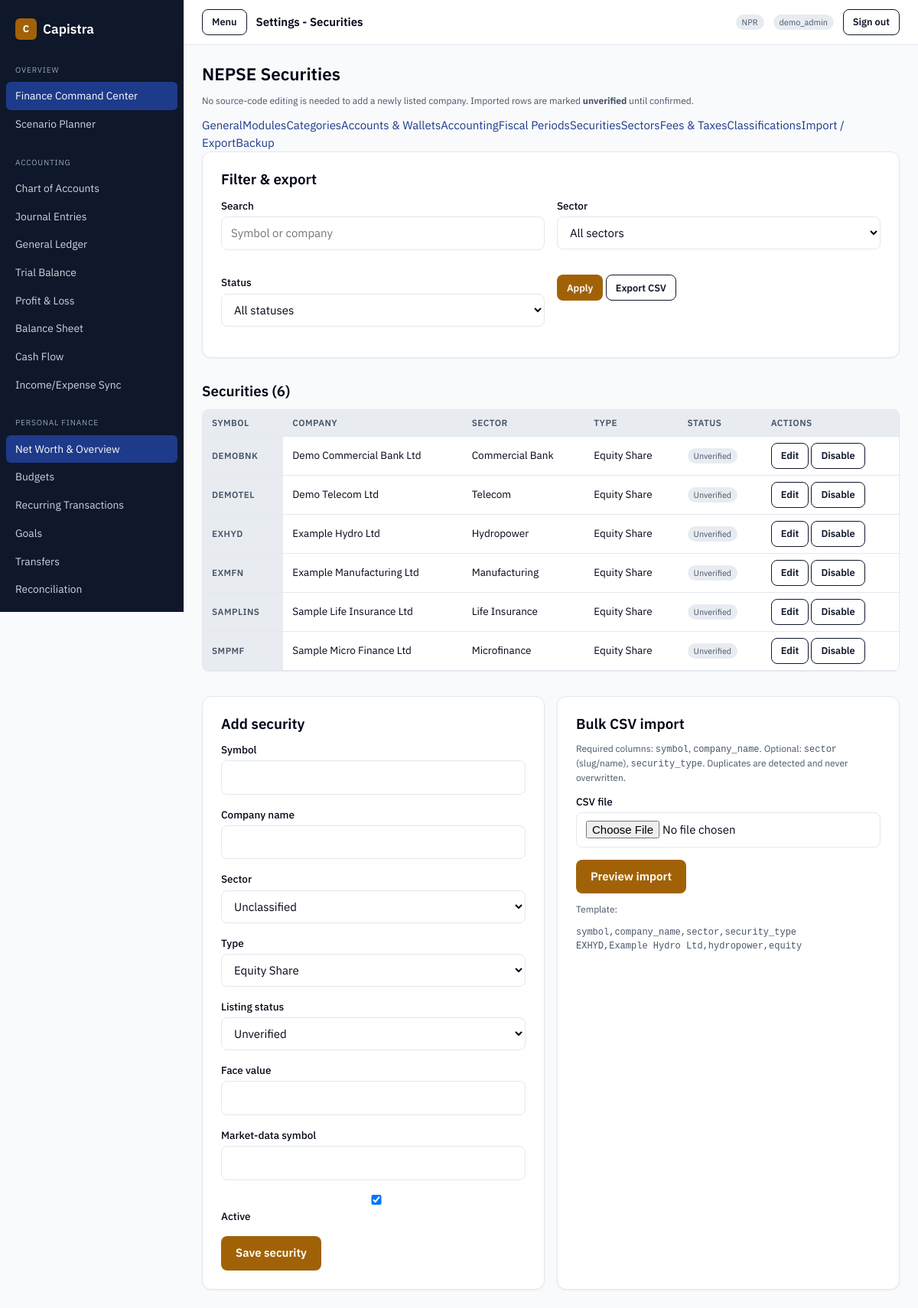
The page /admin/settings/nepse.php (signed in) on the database its author committed.
### tables this page shows
CREATE TABLE `securities` (
  `id` int(11) NOT NULL AUTO_INCREMENT,
  `exchange_id` int(11) NOT NULL,
  `sector_id` int(11) DEFAULT NULL,
  `symbol` varchar(30) NOT NULL,
  `company_name` varchar(255) NOT NULL,
  `security_type` enum('equity','mutual_fund','debenture','preference','other') NOT NULL DEFAULT 'equity',
  `face_value` decimal(12,2) DEFAULT NULL,
  `listing_status` enum('unverified','listed','suspended','delisted') NOT NULL DEFAULT 'unverified',
  `listing_date` date DEFAULT NULL,
  `delisted_date` date DEFAULT NULL,
  `market_data_symbol` varchar(30) DEFAULT NULL,
  `notes` text DEFAULT NULL,
  `is_active` tinyint(1) NOT NULL DEFAULT 1,
  `created_at` timestamp NOT NULL DEFAULT current_timestamp(),
  `updated_at` timestamp NOT NULL DEFAULT current_timestamp() ON UPDATE current_timestamp(),
  PRIMARY KEY (`id`),
  UNIQUE KEY `uq_security_symbol` (`exchange_id`, `symbol`),
  KEY `idx_security_sector` (`sector_id`),
  KEY `idx_security_status` (`listing_status`),
  CONSTRAINT `fk_security_exchange` FOREIGN KEY (`exchange_id`)
    REFERENCES `market_exchanges` (`id`) ON DELETE CASCADE,
  CONSTRAINT `fk_security_sector` FOREIGN KEY (`sector_id`)
    REFERENCES `market_sectors` (`id`) ON DELETE SET NULL
);

CREATE TABLE `market_sectors` (
  `id` int(11) NOT NULL AUTO_INCREMENT,
  `exchange_id` int(11) NOT NULL,
  `name` varchar(150) NOT NULL,
  `slug` varchar(180) NOT NULL,
  `is_active` tinyint(1) NOT NULL DEFAULT 1,
  `sort_order` int(11) NOT NULL DEFAULT 0,
  `created_at` timestamp NOT NULL DEFAULT current_timestamp(),
  PRIMARY KEY (`id`),
  UNIQUE KEY `uq_market_sector` (`exchange_id`, `slug`),
  CONSTRAINT `fk_market_sector_exchange` FOREIGN KEY (`exchange_id`)
    REFERENCES `market_exchanges` (`id`) ON DELETE CASCADE
);

### accounting/lib/auth.php (called while the page is built, shortened)
<?php
require_once dirname(__DIR__, 2) . '/config/app.php';
if (!function_exists('e')) {
    function e(?string $value): string
    {
        return htmlspecialchars((string) $value, ENT_QUOTES, 'UTF-8');
    }
}

### lib/nepse.php (called while the page is built, shortened)
<?php
if (!function_exists('capistra_security_types')) {
    function capistra_security_types(): array
    {
        return [
            'equity'       => 'Equity Share',
            'mutual_fund'  => 'Mutual Fund',
            'debenture'    => 'Debenture / Bond',
            'preference'   => 'Preference Share',
            'other'        => 'Other / Unit Scheme',
        ];
    }
}
if (!function_exists('capistra_listing_statuses')) {
    function capistra_listing_statuses(): array
    {
        return [
            'unverified' => 'Unverified',
            'listed'     => 'Listed',
            'suspended'  => 'Suspended',
            'delisted'   => 'Delisted',
        ];
    }
}
if (!function_exists('capistra_securities')) {
    function capistra_securities(array $filter = []): array
    {
        $sql = 'SELECT s.*, e.code AS exchange_code, e.name AS exchange_name,
                       sec.name AS sector_name, sec.slug AS sector_slug
                FROM securities s
                JOIN market_exchanges e ON e.id = s.exchange_id
                LEFT JOIN market_sectors sec ON sec.id = s.sector_id';
        $where = [];
        $params = [];
        $sql .= ' ORDER BY s.symbol';
        $stmt = capistra_pdo()->prepare($sql);
        $stmt->execute($params);
        return $stmt->fetchAll();
    }
}

### config/app.php (called while the page is built, shortened)
<?php
if (!function_exists('capistra_pdo')) {
    function capistra_pdo(): PDO
    {
        static $pdo = null;
        if ($pdo instanceof PDO) {
            return $pdo;
        }
        $dsn = sprintf('mysql:host=%s;port=%s;dbname=%s;charset=%s', DB_HOST, DB_PORT, DB_NAME, DB_CHARSET);
        $pdo = new PDO($dsn, DB_USER, DB_PASSWORD, [
            PDO::ATTR_ERRMODE            => PDO::ERRMODE_EXCEPTION,
            PDO::ATTR_DEFAULT_FETCH_MODE => PDO::FETCH_ASSOC,
            PDO::ATTR_EMULATE_PREPARES   => false,
        ]);
        return $pdo;
    }
}

### admin/settings/nepse.php (the view, shortened to what this page needs)
<?php
require_once dirname(__DIR__) . '/lib/admin.php';
$editing = null;
$filters = [
    'q'       => trim((string) ($_GET['q'] ?? '')),
    'sector_id' => (int) ($_GET['sector_id'] ?? 0),
    'status'  => trim((string) ($_GET['status'] ?? '')),
];
$securities = capistra_securities($filters);
?>
<h1>NEPSE Securities</h1>
<p class="hint">No source-code editing is needed to add a newly listed company. Imported rows are marked <strong>unverified</strong> until confirmed.</p>
<div class="card">
  <h2>Filter &amp; export</h2>
  <form method="get" action="nepse.php" class="grid grid--2">
    <div class="form-row"><label for="q">Search</label><input id="q" name="q" value="<?= e($filters['q']) ?>" placeholder="Symbol or company"></div>
    <div class="form-row"><label for="sector_id">Sector</label>
      <select id="sector_id" name="sector_id">
        <option value="0">All sectors</option>
      </select></div>
    <div class="form-row"><label for="status">Status</label>
      <select id="status" name="status">
        <option value="">All statuses</option>
      </select></div>
    <div class="form-row"><button class="btn btn--primary btn--sm" type="submit">Apply</button>
      <a class="btn btn--secondary btn--sm" href="nepse.php?export=csv">Export CSV</a></div>
  </form>
</div>
<h2 style="margin-top:var(--space-3xl)">Securities (<?= count($securities) ?>)</h2>
<div class="table-wrap" style="max-height:520px;overflow:auto">
  <table class="data">
    <thead><tr><th scope="col">Symbol</th><th scope="col">Company</th><th scope="col">Sector</th><th scope="col">Type</th><th scope="col">Status</th><th scope="col">Actions</th></tr></thead>
    <tbody>
    <?php foreach ($securities as $s): ?>
      <tr>
        <th scope="row"><?= e((string) $s['symbol']) ?></th>
        <td><?= e((string) $s['company_name']) ?></td>
        <td><?= $s['sector_name'] ? e((string) $s['sector_name']) : '—' ?></td>
        <td><?= e(capistra_security_types()[$s['security_type']] ?? (string) $s['security_type']) ?></td>
        <td><span class="badge <?= $s['listing_status'] === 'listed' ? 'badge--pos' : ($s['listing_status'] === 'delisted' ? 'badge--neg' : '') ?>"><?= e(capistra_listing_statuses()[$s['listing_status']] ?? (string) $s['listing_status']) ?></span>
          <?php if (!$s['is_active']): ?> <span class="badge">Inactive</span><?php endif; ?></td>
        <td><a class="btn btn--secondary btn--sm" href="nepse.php?edit=<?= (int) $s['id'] ?>">Edit</a>
          <form method="post" style="display:inline">
            <button class="btn btn--secondary btn--sm" type="submit"><?= $s['is_active'] ? 'Disable' : 'Enable' ?></button>
          </form>
        </td>
      </tr>
    <?php endforeach; ?>
    </tbody>
  </table>
</div>
<div class="grid grid--2" style="margin-top:var(--space-3xl)">
  <div class="card">
    <h2><?= $editing ? 'Edit security' : 'Add security' ?></h2>
    <form method="post" action="nepse.php">
      <div class="form-row"><label for="symbol">Symbol</label><input id="symbol" name="symbol" required maxlength="30" value="<?= e((string) ($editing['symbol'] ?? '')) ?>"></div>
      <div class="form-row"><label for="company_name">Company name</label><input id="company_name" name="company_name" required maxlength="255" value="<?= e((string) ($editing['company_name'] ?? '')) ?>"></div>
      <div class="form-row"><label for="sector_id_e">Sector</label>
        <select id="sector_id_e" name="sector_id">
          <option value="">Unclassified</option>
        </select></div>
      <div class="form-row"><label for="security_type">Type</label>
        <select id="security_type" name="security_type">
          <?php foreach (capistra_security_types() as $v => $l): ?>
            <option value="<?= e($v) ?>" <?= ($editing['security_type'] ?? 'equity') === $v ? 'selected' : '' ?>><?= e($l) ?></option>
          <?php endforeach; ?>
        </select></div>
      <div class="form-row"><label for="listing_status">Listing status</label>
        <select id="listing_status" name="listing_status">
          <?php foreach (capistra_listing_statuses() as $v => $l): ?>
            <option value="<?= e($v) ?>" <?= ($editing['listing_status'] ?? 'unverified') === $v ? 'selected' : '' ?>><?= e($l) ?></option>
          <?php endforeach; ?>
        </select></div>
      <div class="form-row"><label for="face_value">Face value</label><input id="face_value" name="face_value" type="number" step="0.01" value="<?= e((string) ($editing['face_value'] ?? '')) ?>"></div>
      <div class="form-row"><label for="market_data_symbol">Market-data symbol</label><input id="market_data_symbol" name="market_data_symbol" maxlength="30" value="<?= e((string) ($editing['market_data_symbol'] ?? '')) ?>"></div>
      <div class="form-row"><label class="switch"><input type="checkbox" name="is_active" value="1" <?= (($editing['is_active'] ?? 1) ? 'checked' : '') ?>><span>Active</span></label></div>
      <button class="btn btn--primary" type="submit">Save security</button>
    </form>
  </div>
  <div class="card">
    <h2>Bulk CSV import</h2>
    <p class="hint">Required columns: <code>symbol</code>, <code>company_name</code>. Optional: <code>sector</code> (slug/name), <code>security_type</code>. Duplicates are detected and never overwritten.</p>
    <form method="post" enctype="multipart/form-data" action="nepse.php">
      <div class="form-row"><label for="csv">CSV file</label><input id="csv" type="file" name="csv" accept=".csv,text/csv" required></div>
      <button class="btn btn--primary" type="submit">Preview import</button>
    </form>
    <p class="hint" style="margin-top:var(--space-lg)">Template:</p>
    <pre class="hint">symbol,company_name,sector,security_type
EXHYD,Example Hydro Ltd,hydropower,equity</pre>
  </div>
</div>

### assets/css/capistra.css (style rules this page uses)
:root { --color-primary: #0f172a; --color-on-primary: #ffffff; --color-secondary: #1e3a8a; --color-accent: #a16207; --color-on-accent: #ffffff; --color-background: #f8fafc; --color-foreground: #020617; --color-card: #ffffff; --color-muted: #e8ecf1; --color-muted-foreground: #475569; --color-border: #e2e8f0; --color-destructive: #dc2626; --color-on-destructive: #ffffff; --color-ring: #0f172a; --color-positive: #047857; --color-negative: #b91c1c; --space-xs: 2px; --space-sm: 4px; --space-md: 8px; --space-lg: 12px; --space-xl: 16px; --space-2xl: 24px; --space-3xl: 32px; --radius-sm: 6px; --radius-md: 8px; --radius-lg: 12px; --shadow-sm: 0 1px 2px rgba(0, 0, 0, 0.05); --shadow-md: 0 4px 6px rgba(0, 0, 0, 0.08); --shadow-lg: 0 10px 15px rgba(0, 0, 0, 0.10); --motion-fast: 150ms; --motion-base: 200ms; }
* { box-sizing: border-box; }
html, body { margin: 0; padding: 0; background: var(--color-background); color: var(--color-foreground); font-family: "IBM Plex Sans", -apple-system, BlinkMacSystemFont, "Segoe UI", Roboto, Arial, sans-serif; font-size: 15px; line-height: 1.5; -webkit-font-smoothing: antialiased; }
a { color: var(--color-secondary); text-decoration: none; }
h1, h2, h3, h4 { margin: 0 0 var(--space-lg); font-weight: 600; line-height: 1.25; }
h1 { font-size: 1.5rem; }
h2 { font-size: 1.25rem; }
.grid { display: grid; gap: var(--space-xl); }
.grid--2 { grid-template-columns: repeat(auto-fit, minmax(320px, 1fr)); }
.card { background: var(--color-card); border: 1px solid var(--color-border); border-radius: var(--radius-lg); padding: var(--space-2xl); box-shadow: var(--shadow-sm); }
.badge { display: inline-block; font-size: 0.72rem; padding: 2px 8px; border-radius: 999px; background: var(--color-muted); color: var(--color-muted-foreground); }
.table-wrap { overflow-x: auto; border: 1px solid var(--color-border); border-radius: var(--radius-md); background: var(--color-card); }
table.data { width: 100%; border-collapse: collapse; font-size: 0.9rem; }
table.data th, table.data td { text-align: left; padding: var(--space-md) var(--space-lg); border-bottom: 1px solid var(--color-border); }
table.data th { background: var(--color-muted); font-weight: 600; font-size: 0.78rem; text-transform: uppercase; letter-spacing: 0.04em; color: var(--color-muted-foreground); }
.form-row { margin-bottom: var(--space-xl); }
label { display: block; font-weight: 500; margin-bottom: var(--space-sm); font-size: 0.9rem; }
input, select, textarea { width: 100%; padding: 10px 12px; border: 1px solid var(--color-border); border-radius: var(--radius-md); font: inherit; background: #fff; color: var(--color-foreground); transition: border-color var(--motion-base) ease, box-shadow var(--motion-base) ease; }
.hint { font-size: 0.8rem; color: var(--color-muted-foreground); margin-top: var(--space-sm); }
.btn { display: inline-flex; align-items: center; justify-content: center; gap: var(--space-md); min-height: 40px; padding: 10px 18px; border-radius: var(--radius-md); border: 1px solid transparent; font: inherit; font-weight: 600; cursor: pointer; transition: background var(--motion-base) ease, opacity var(--motion-base) ease; }
.btn--primary { background: var(--color-accent); color: var(--color-on-accent); }
.btn--secondary { background: transparent; color: var(--color-primary); border-color: var(--color-primary); }
.btn--sm { min-height: 34px; padding: 6px 12px; font-size: 0.85rem; }

### rows shown on the page
securities: symbol "DEMOBNK", company_name "Demo Commercial Bank Ltd", sector.name "Commercial Bank", security_type "Equity Share", listing_status "Unverified", is_active "Disable"
securities: symbol "DEMOTEL", company_name "Demo Telecom Ltd", sector.name "Telecom", security_type "Equity Share", listing_status "Unverified", is_active "Disable"
securities: symbol "EXHYD", company_name "Example Hydro Ltd", sector.name "Hydropower", security_type "Equity Share", listing_status "Unverified", is_active "Disable"
securities: symbol "EXMFN", company_name "Example Manufacturing Ltd", sector.name "Manufacturing", security_type "Equity Share", listing_status "Unverified", is_active "Disable"
securities: symbol "SAMPLINS", company_name "Sample Life Insurance Ltd", sector.name "Life Insurance", security_type "Equity Share", listing_status "Unverified", is_active "Disable"
securities: symbol "SMPMF", company_name "Sample Micro Finance Ltd", sector.name "Microfinance", security_type "Equity Share", listing_status "Unverified", is_active "Disable"

### other values the page prints
capistra_setting('display_name', APP_NAME) "Capistra"
$group "OVERVIEW"
$label "Finance Command Center"
$label "Scenario Planner"
$group "ACCOUNTING"
$label "Chart of Accounts"
$label "Journal Entries"
$label "General Ledger"
$label "Trial Balance"
$label "Profit & Loss"
$label "Balance Sheet"
$label "Cash Flow"
$label "Income/Expense Sync"
$group "PERSONAL FINANCE"
$label "Net Worth & Overview"
